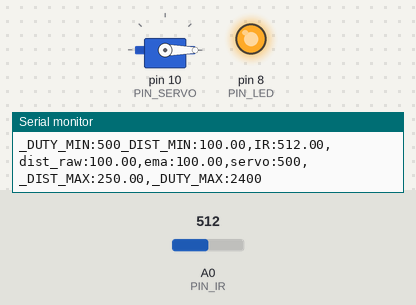
Bench run of a sketch on a simulated Arduino Uno, built with avr-gcc and run on an emulated ATmega328P. On the bench: servo, output pins drawn as LEDs (lit = HIGH), the last lines printed to the serial monitor. Inputs (shaded band) come from the test bench; at power-on: A0 (PIN_IR) = 512.

Above: at 1.2 s.
1.3 s: A0 (PIN_IR) set to 499
2.8 s: A0 (PIN_IR) set to 482
At 3.7 s:
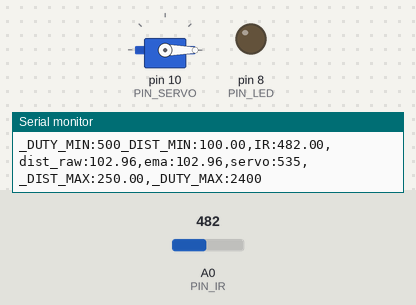
4.3 s: A0 (PIN_IR) set to 306
At 4.9 s:
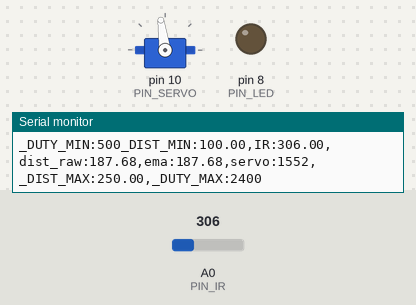
6.0 s: A0 (PIN_IR) set to 240
At 7.2 s:
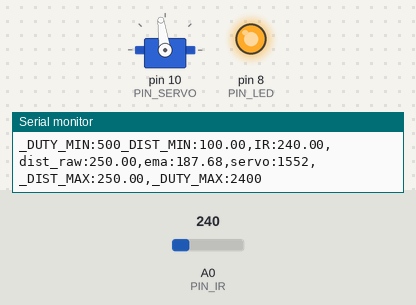
7.5 s: A0 (PIN_IR) set to 243
At 8.8 s:
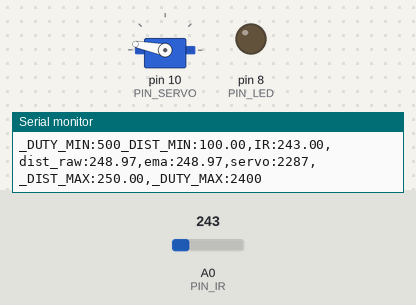
9.1 s: A0 (PIN_IR) set to 260
At 10.3 s:
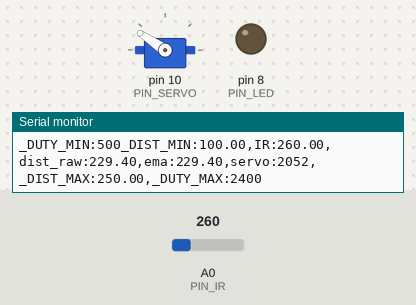
Timing chart, 0 to 11.7 s (numbered marks = the images above; inputs shaded):
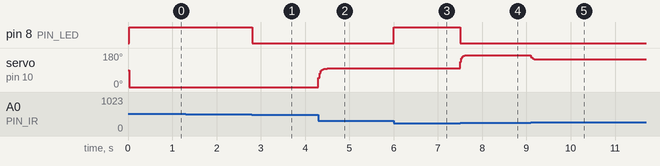

Measured:
- the behaviour switches between 493 and 492 on A0 (PIN_IR) (found by bisection; images 0 and 1)
- the behaviour switches between 242 and 243 on A0 (PIN_IR) (found by bisection; images 3 and 4)
- after the input at 2.8 s, pin 8 (PIN_LED): HIGH → LOW at once
- after the input at 4.3 s, servo on pin 10 (PIN_SERVO): 0° → 98° at once
- after the input at 6.0 s, pin 8 (PIN_LED): LOW → HIGH at once
- after the input at 7.5 s, pin 8 (PIN_LED): HIGH → LOW at once; servo on pin 10 (PIN_SERVO): 98° → 169° at once
- after the input at 9.1 s, servo on pin 10 (PIN_SERVO): 169° → 146° at once

The sketch:

sd.ino
```cpp
#include <Servo.h>

// Arduino pin assignment

#define PIN_IR    0         // IR sensor at Pin A0
#define PIN_LED   8
#define PIN_SERVO 10

#define _DUTY_MIN 500  // servo full clock-wise position (0 degree)
#define _DUTY_NEU 1475  // servo neutral position (90 degree)
#define _DUTY_MAX 2400  // servo full counter-clockwise position (180 degree)

#define _DIST_MIN  100.0   // minimum distance 100mm
#define _DIST_MAX  250.0   // maximum distance 250mm

#define EMA_ALPHA  0.5      // for EMA Filter

#define LOOP_INTERVAL 25   // Loop Interval (unit: msec)

Servo myservo;
unsigned long last_loop_time;   // unit: msec

float dist_prev = _DIST_MIN;
float dist_filter = _DIST_MIN;
float dist_ema = _DIST_MIN;
float dist_ema_prev = _DIST_MIN;
float dist_filtered = _DIST_MIN;

void setup()
{
  pinMode(PIN_LED, OUTPUT);

  myservo.attach(PIN_SERVO);
  myservo.writeMicroseconds(_DUTY_NEU);

  Serial.begin(1000000);    // 1,000,000 bps
}

void loop()
{
  unsigned long time_curr = millis();
  int duty;
  float a_value, dist_raw;

  // wait until next event time
  if (time_curr < (last_loop_time + LOOP_INTERVAL))
    return;
  last_loop_time += LOOP_INTERVAL;

  a_value = analogRead(PIN_IR);
  dist_raw = ((6762.0 / (a_value - 9.0)) - 4.0) * 10.0;

  if ((dist_raw == 0.0) || dist_raw > _DIST_MAX || dist_raw < _DIST_MIN) {
      dist_filtered = dist_prev;   // Set Higher Value
      dist_raw = (_DIST_MAX - dist_raw > 0) ? _DIST_MIN : _DIST_MAX;
      digitalWrite(PIN_LED, 1);       // LED OFF
  }
  else {    // In desired Range
      dist_filtered = dist_raw;
      digitalWrite(PIN_LED, 0);       // LED ON
  }

  dist_prev = dist_filtered;

  // Modify the below line to implement the EMA equation
  dist_ema = EMA_ALPHA * dist_filtered + (1 - EMA_ALPHA)* dist_ema_prev;
  dist_ema_prev = dist_ema;

  if(dist_ema <= 100){
    duty=500;
    myservo.writeMicroseconds(500);
  }else if(dist_ema >= 250){
     duty=2400;
    myservo.writeMicroseconds(2400);
  }else{
     duty=(500 + (1900 / 150 * (dist_ema - 100)));
    myservo.writeMicroseconds(500 + (1900 / 150 * (dist_ema - 100)));
  }
  Serial.print("_DUTY_MIN:");  Serial.print(_DUTY_MIN);
  Serial.print("_DIST_MIN:");  Serial.print(_DIST_MIN);
  Serial.print(",IR:");        Serial.print(a_value);
  Serial.print(",dist_raw:");  Serial.print(dist_raw);
  Serial.print(",ema:");       Serial.print(dist_ema);
  Serial.print(",servo:");     Serial.print(duty);
  Serial.print(",_DIST_MAX:"); Serial.print(_DIST_MAX);
  Serial.print(",_DUTY_MAX:"); Serial.print(_DUTY_MAX);
  Serial.println("");
}
```
